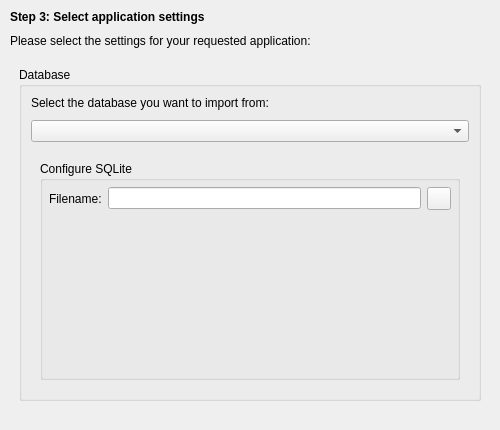
<?xml version="1.0" encoding="UTF-8"?>
<ui version="4.0">
 <class>settingsPage</class>
 <widget class="QWidget" name="settingsPage">
  <property name="geometry">
   <rect>
    <x>0</x>
    <y>0</y>
    <width>500</width>
    <height>430</height>
   </rect>
  </property>
  <layout class="QVBoxLayout" name="verticalLayout_2">
   <property name="spacing">
    <number>10</number>
   </property>
   <property name="leftMargin">
    <number>10</number>
   </property>
   <property name="topMargin">
    <number>10</number>
   </property>
   <property name="rightMargin">
    <number>10</number>
   </property>
   <property name="bottomMargin">
    <number>20</number>
   </property>
   <item>
    <widget class="QLabel" name="label">
     <property name="font">
      <font>
       <weight>75</weight>
       <bold>true</bold>
      </font>
     </property>
     <property name="text">
      <string>Step 3: Select application settings</string>
     </property>
     <property name="wordWrap">
      <bool>true</bool>
     </property>
    </widget>
   </item>
   <item>
    <widget class="QLabel" name="label_2">
     <property name="text">
      <string>Please select the settings for your requested application:</string>
     </property>
     <property name="wordWrap">
      <bool>true</bool>
     </property>
    </widget>
   </item>
   <item>
    <widget class="QStackedWidget" name="settingsStack">
     <property name="currentIndex">
      <number>0</number>
     </property>
     <widget class="QWidget" name="page">
      <layout class="QVBoxLayout" name="verticalLayout">
       <item>
        <widget class="QGroupBox" name="groupBox">
         <property name="title">
          <string>Database</string>
         </property>
         <layout class="QVBoxLayout" name="verticalLayout_3">
          <property name="spacing">
           <number>10</number>
          </property>
          <item>
           <widget class="QLabel" name="label_3">
            <property name="text">
             <string>Select the database you want to import from:</string>
            </property>
            <property name="wordWrap">
             <bool>true</bool>
            </property>
           </widget>
          </item>
          <item>
           <widget class="QComboBox" name="databaseBox"/>
          </item>
          <item>
           <widget class="QStackedWidget" name="databaseStack">
            <property name="currentIndex">
             <number>0</number>
            </property>
            <widget class="QWidget" name="sqlitePage">
             <layout class="QVBoxLayout" name="verticalLayout_5">
              <item>
               <widget class="QGroupBox" name="groupBox_2">
                <property name="title">
                 <string>Configure SQLite</string>
                </property>
                <layout class="QVBoxLayout" name="verticalLayout_4">
                 <property name="margin">
                  <number>6</number>
                 </property>
                 <item>
                  <layout class="QHBoxLayout" name="horizontalLayout">
                   <item>
                    <widget class="QLabel" name="label_4">
                     <property name="text">
                      <string>Filename:</string>
                     </property>
                     <property name="buddy">
                      <cstring>sqlite_fileLine</cstring>
                     </property>
                    </widget>
                   </item>
                   <item>
                    <widget class="QLineEdit" name="sqlite_fileLine"/>
                   </item>
                   <item>
                    <widget class="QToolButton" name="openFileButton">
                     <property name="text">
                      <string/>
                     </property>
                     <property name="icon">
                      <iconset resource="resource.qrc">
                       <normaloff>:/document-open</normaloff>:/document-open</iconset>
                     </property>
                    </widget>
                   </item>
                  </layout>
                 </item>
                 <item>
                  <spacer name="verticalSpacer">
                   <property name="orientation">
                    <enum>Qt::Vertical</enum>
                   </property>
                   <property name="sizeHint" stdset="0">
                    <size>
                     <width>20</width>
                     <height>148</height>
                    </size>
                   </property>
                  </spacer>
                 </item>
                </layout>
               </widget>
              </item>
             </layout>
            </widget>
            <widget class="QWidget" name="mysqlPage">
             <layout class="QVBoxLayout" name="verticalLayout_8">
              <item>
               <widget class="QGroupBox" name="groupBox_3">
                <property name="title">
                 <string>Configure MySQL</string>
                </property>
                <layout class="QGridLayout" name="gridLayout_3">
                 <property name="margin">
                  <number>6</number>
                 </property>
                 <item row="1" column="1">
                  <widget class="QLineEdit" name="mysql_userLine"/>
                 </item>
                 <item row="1" column="0">
                  <widget class="QLabel" name="label_8">
                   <property name="text">
                    <string>User:</string>
                   </property>
                   <property name="buddy">
                    <cstring>mysql_userLine</cstring>
                   </property>
                  </widget>
                 </item>
                 <item row="0" column="2" rowspan="3">
                  <spacer name="horizontalSpacer_2">
                   <property name="orientation">
                    <enum>Qt::Horizontal</enum>
                   </property>
                   <property name="sizeType">
                    <enum>QSizePolicy::Preferred</enum>
                   </property>
                   <property name="sizeHint" stdset="0">
                    <size>
                     <width>10</width>
                     <height>20</height>
                    </size>
                   </property>
                  </spacer>
                 </item>
                 <item row="0" column="3">
                  <widget class="QLabel" name="label_7">
                   <property name="text">
                    <string>Port:</string>
                   </property>
                   <property name="buddy">
                    <cstring>mysql_portBox</cstring>
                   </property>
                  </widget>
                 </item>
                 <item row="2" column="0">
                  <widget class="QLabel" name="label_10">
                   <property name="text">
                    <string>Database:</string>
                   </property>
                   <property name="buddy">
                    <cstring>mysql_databaseLine</cstring>
                   </property>
                  </widget>
                 </item>
                 <item row="1" column="3">
                  <widget class="QLabel" name="label_9">
                   <property name="text">
                    <string>Password:</string>
                   </property>
                   <property name="buddy">
                    <cstring>mysql_passLine</cstring>
                   </property>
                  </widget>
                 </item>
                 <item row="0" column="4">
                  <widget class="QSpinBox" name="mysql_portBox">
                   <property name="maximum">
                    <number>65535</number>
                   </property>
                   <property name="value">
                    <number>3306</number>
                   </property>
                  </widget>
                 </item>
                 <item row="2" column="1">
                  <widget class="QLineEdit" name="mysql_databaseLine"/>
                 </item>
                 <item row="1" column="4">
                  <widget class="QLineEdit" name="mysql_passLine">
                   <property name="echoMode">
                    <enum>QLineEdit::Password</enum>
                   </property>
                  </widget>
                 </item>
                 <item row="0" column="1">
                  <widget class="QLineEdit" name="mysql_hostLine">
                   <property name="text">
                    <string>localhost</string>
                   </property>
                  </widget>
                 </item>
                 <item row="0" column="0">
                  <widget class="QLabel" name="label_6">
                   <property name="text">
                    <string>Host:</string>
                   </property>
                   <property name="buddy">
                    <cstring>mysql_hostLine</cstring>
                   </property>
                  </widget>
                 </item>
                </layout>
               </widget>
              </item>
             </layout>
            </widget>
           </widget>
          </item>
         </layout>
        </widget>
       </item>
      </layout>
     </widget>
     <widget class="QWidget" name="page_2"/>
    </widget>
   </item>
  </layout>
 </widget>
 <tabstops>
  <tabstop>databaseBox</tabstop>
  <tabstop>mysql_hostLine</tabstop>
  <tabstop>mysql_portBox</tabstop>
  <tabstop>mysql_userLine</tabstop>
  <tabstop>mysql_passLine</tabstop>
  <tabstop>mysql_databaseLine</tabstop>
  <tabstop>sqlite_fileLine</tabstop>
 </tabstops>
 <resources>
  <include location="resource.qrc"/>
 </resources>
 <connections/>
</ui>
